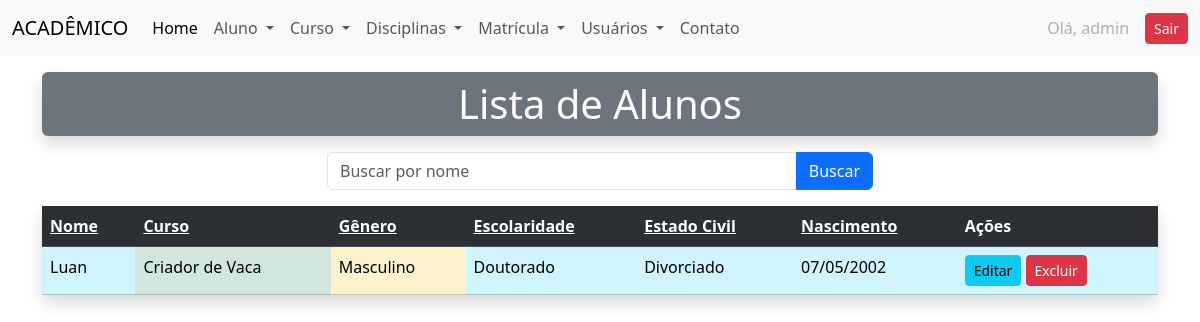
The app's page /alunos/ (signed in), older data.
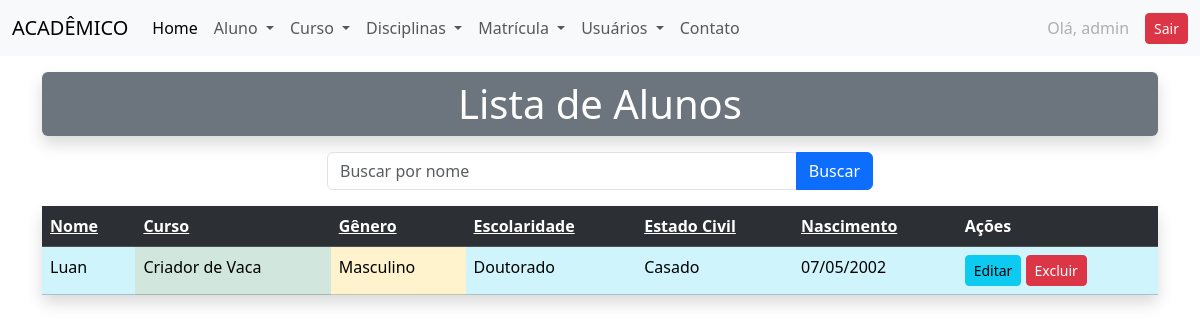
The same page, newer data.
### academico/models.py (models this page shows, shortened)
class Aluno(models.Model):
    nome = models.CharField(max_length=100)
    data_nascimento = models.DateField()
    cpf = models.CharField(max_length=14, unique=True)
    genero = models.CharField(max_length=2, choices=GENERO_CHOICES)
    estado_civil = models.CharField(
        max_length=30, choices=ESTADO_CIVIL_CHOICES)
    escolaridade = models.CharField(
        max_length=50, choices=ESCOLARIDADE_CHOICES)
    curso = models.ForeignKey(Curso, on_delete=models.RESTRICT)
    ativo = models.BooleanField(default=True)

class Curso(models.Model):
    nome = models.CharField(max_length=100)
    def __str__(self):
        return self.nome

### academico/views.py (the view)
# urls.py: path('alunos/', alunos, name='alunos'),
@login_required
def alunos(request):
    query = request.GET.get('busca', '')
    if query:
        alunos = Aluno.objects.filter(ativo=True, nome__icontains=query)
    else:
        alunos = Aluno.objects.filter(ativo=True)
    dados = {'alunos': alunos, 'ativos': True, 'query': query}
    return render(request, 'academico/aluno/lista_alunos.html', dados)

### academico/templates/academico/aluno/lista_alunos.html (shortened to what this page needs)
{% extends 'academico/base.html' %}
{% block content %}
<div class="container my-3">
    {% if ativos %}
    <h1 class="text-center bg-secondary text-white py-2 shadow rounded">Lista de Alunos</h1>
    {% else %}
    <h1 class="text-center bg-secondary text-white py-2 shadow rounded">Lista de Alunos Inativos</h1>
    {% endif %}
</div>
{% include 'academico/partials/_busca.html' %}
<div class="container">
    <table class="table table-striped table-hover rounded shadow">
        <tr class="table-dark">
            {% if ativos %}
            <th><a class="text-white" href="{% url 'ordenar_alunos' 'nome' %}?busca={{ query }}">Nome</a></th>
            <th><a class="text-white" href="{% url 'ordenar_alunos' 'curso' %}?busca={{ query }}">Curso</a></th>
            <th><a class="text-white" href="{% url 'ordenar_alunos' 'genero' %}?busca={{ query }}">Gênero</a></th>
            <th><a class="text-white"
                    href="{% url 'ordenar_alunos' 'escolaridade' %}?busca={{ query }}">Escolaridade</a></th>
            <th><a class="text-white" href="{% url 'ordenar_alunos' 'estado_civil' %}?busca={{ query }}">Estado
                    Civil</a></th>
            <th><a class="text-white"
                    href="{% url 'ordenar_alunos' 'data_nascimento' %}?busca={{ query }}">Nascimento</a></th>
            <th>Ações</th>
            {% endif %}
        </tr>
        {% for aluno in alunos %}
        <tr class="table-info">
            <td>{{ aluno.nome }}</td>
            <td class="table-success">{{ aluno.curso }}</td>
            <td class="table-warning">{{ aluno.get_genero_display }}</td>
            <td>{{ aluno.get_escolaridade_display }}</td>
            <td>{{ aluno.get_estado_civil_display }}</td>
            <td>{{ aluno.data_nascimento|date:"d/m/Y" }}</td>
            <td>
                {% if ativos %}
                <a href="{% url 'editar_aluno' aluno.id %}" class="btn btn-info btn-sm">Editar</a>
                <a href="{% url 'excluir_aluno' aluno.id %}" class="btn btn-danger btn-sm">Excluir</a>
                {% else %}
                <a href="{% url 'ativar_aluno' aluno.id %}" class="btn btn-success btn-sm">Ativar</a>
                {% endif %}
            </td>
        </tr>
        {% endfor %}
    </table>
</div>
{% endblock %}

Row changes from the older to the newer data that the page shows:
changed Aluno "Luan": estado_civil "Divorciado" → "Casado"
